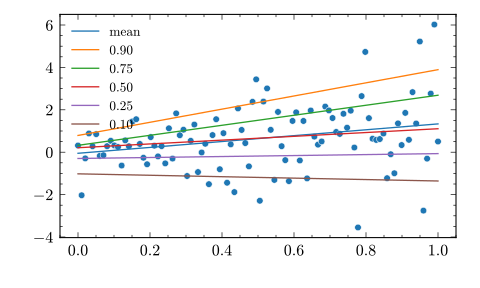

Write the Python code that produced this figure.
# %%
import numpy as np
import seaborn as sns
from sklearn.linear_model import QuantileRegressor, LinearRegression
import matplotlib.pyplot as plt

# %%
plt.style.use("../assets/plot.mplstyle")

# %% Generate Pareto data
np.random.seed(1)
x = np.linspace(0, 1, 100)
y_paretto = np.random.pareto(3, 100) + x

# %% Generate heteroscedastic data
y_heteroscedastic = np.random.normal(0, 1 + x, 100) + x


# %%
def plot_model(model, label=None):
    y_pred = model.predict(x.reshape(-1, 1))
    plt.plot(x, y_pred, label=label)


# %%
def plot_data(model, x, y, label=None):
    model.fit(x.reshape(-1, 1), y)
    plot_model(model, label="mean")

    quantiles = np.array([0.9, 0.75, 0.5, 0.25, 0.1])

    for q in quantiles:
        model_quantile = QuantileRegressor(quantile=q, alpha=0.0)
        model_quantile.fit(x.reshape(-1, 1), y)
        plot_model(model_quantile, label=f"{q:.2f}")

    sns.scatterplot(x=x, y=y)
    plt.legend()
    plt.savefig("pareto.svg", transparent=True)


# %%
plot_data(LinearRegression(), x, y_paretto)
plt.show()

# %%
plot_data(LinearRegression(), x, y_heteroscedastic)
plt.show()
